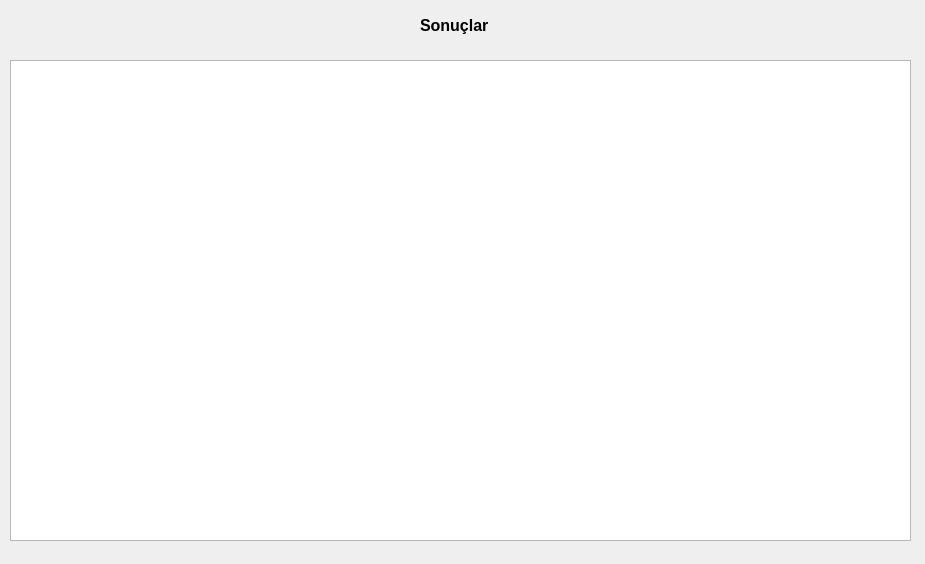
<?xml version="1.0" encoding="UTF-8"?>
<ui version="4.0">
 <class>SonucEkran</class>
 <widget class="QWidget" name="SonucEkran">
  <property name="geometry">
   <rect>
    <x>0</x>
    <y>0</y>
    <width>925</width>
    <height>564</height>
   </rect>
  </property>
  <property name="windowTitle">
   <string>Form</string>
  </property>
  <widget class="QLabel" name="label">
   <property name="geometry">
    <rect>
     <x>420</x>
     <y>10</y>
     <width>81</width>
     <height>31</height>
    </rect>
   </property>
   <property name="font">
    <font>
     <pointsize>12</pointsize>
     <bold>true</bold>
    </font>
   </property>
   <property name="text">
    <string>Sonuçlar</string>
   </property>
  </widget>
  <widget class="QTableView" name="tableView">
   <property name="geometry">
    <rect>
     <x>10</x>
     <y>60</y>
     <width>901</width>
     <height>481</height>
    </rect>
   </property>
   <property name="baseSize">
    <size>
     <width>2</width>
     <height>2</height>
    </size>
   </property>
  </widget>
 </widget>
 <resources/>
 <connections/>
</ui>
